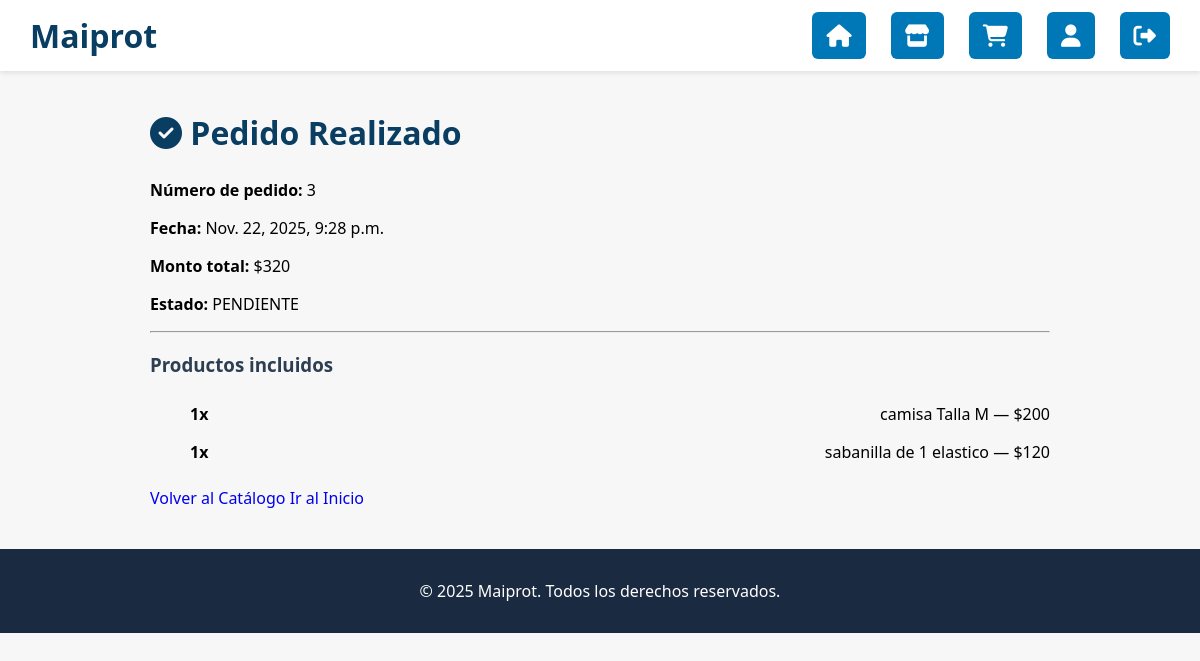
Page /pedido/3/ (signed in) on the committed database.
### appweb/models.py (models this page shows, shortened)
class Pedido(models.Model):
    ESTADOS = [
        ('PENDIENTE', 'Pendiente'),
        ('PROCESO', 'En Proceso'),
        ('COMPLETADO', 'Completado'),
        ('CANCELADO', 'Cancelado'),
    ]
    usuario = models.ForeignKey(User, on_delete=models.CASCADE, related_name='pedidos')
    fecha_pedido = models.DateTimeField(default=timezone.now)
    monto_total = models.DecimalField(max_digits=10, decimal_places=2, default=0.00)
    estado = models.CharField(max_length=10, choices=ESTADOS, default='PENDIENTE')
    urgente = models.BooleanField(default=False)
    plazo_dias = models.PositiveIntegerField(default=7)

class DetallePedido(models.Model):
    pedido = models.ForeignKey('Pedido', on_delete=models.CASCADE, related_name='detalles')
    producto = models.ForeignKey(Producto, on_delete=models.CASCADE)
    cantidad = models.IntegerField(default=1)
    precio_unitario_guardado = models.DecimalField(max_digits=10, decimal_places=2)
    @property
    def subtotal(self):
        return self.cantidad * self.precio_unitario_guardado

class Producto(models.Model):
    nombre = models.CharField(max_length=100)
    descripcion = models.TextField()
    precio = models.DecimalField(max_digits=8, decimal_places=2)
    imagen = models.ImageField(upload_to='productos/', blank=True, null=True)

### appweb/views.py (the view)
# urls.py: path('pedido/<int:pedido_id>/', views.ver_pedido, name='ver_pedido'),
@login_required
def ver_pedido(request, pedido_id):
    pedido = get_object_or_404(Pedido, id=pedido_id, usuario=request.user)
    detalles = pedido.detalles.all()
    return render(request, "ver_pedido.html", {
        "pedido": pedido,
        "detalles": detalles
    })

### appweb/templates/ver_pedido.html (shortened to what this page needs)
{% extends "base.html" %}
{% load static %}
{% block content %}
<div class="pedido-wrapper">
    <h2 class="pedido-titulo"><i class="fa-solid fa-check-circle"></i> Pedido Realizado</h2>
    <div class="pedido-resumen">
        <p><strong>Número de pedido:</strong> {{ pedido.id }}</p>
        <p><strong>Fecha:</strong> {{ pedido.fecha_pedido }}</p>
        <p><strong>Monto total:</strong> ${{ pedido.monto_total|floatformat:0 }}</p>
        <p><strong>Estado:</strong> {{ pedido.estado }}</p>
        <hr>
        <h3>Productos incluidos</h3>
        <ul class="pedido-lista">
            {% for d in detalles %}
            <li class="pedido-item">
                <strong>{{ d.cantidad }}x</strong> {{ d.producto.nombre }}
                — ${{ d.subtotal|floatformat:0 }}
            </li>
            {% endfor %}
        </ul>
        <div class="pedido-botones">
            <a href="{% url 'catalogo' %}" class="btn-volver">Volver al Catálogo</a>
            <a href="{% url 'inicio' %}" class="btn-inicio">Ir al Inicio</a>
        </div>
    </div>
</div>
{% endblock %}

### appweb/static/appweb/css/style.css (style rules this page uses)
body { font-family: 'Segoe UI', sans-serif; background: #f7f7f7; margin: 0; padding: 0; }
h1, h2, h3 { color: #2c3e50; }
a { text-decoration: none; }
.pedido-wrapper { width: 90%; max-width: 900px; margin: 40px auto; }
.pedido-titulo { font-size: 2rem; font-weight: bold; color: #0a3d62; margin-bottom: 25px; }
.pedido-resumen { margin-bottom: 25px; }
.pedido-item { display: flex; justify-content: space-between; padding: 8px 0; font-size: 1rem; }

### rows in the picture
Pedido: id "3", fecha_pedido "Nov. 22, 2025, 9:28 p.m.", monto_total "320", estado "PENDIENTE"
DetallePedido: cantidad "1", producto.nombre "camisa Talla M", subtotal "200"
DetallePedido: cantidad "1", producto.nombre "sabanilla de 1 elastico", subtotal "120"
